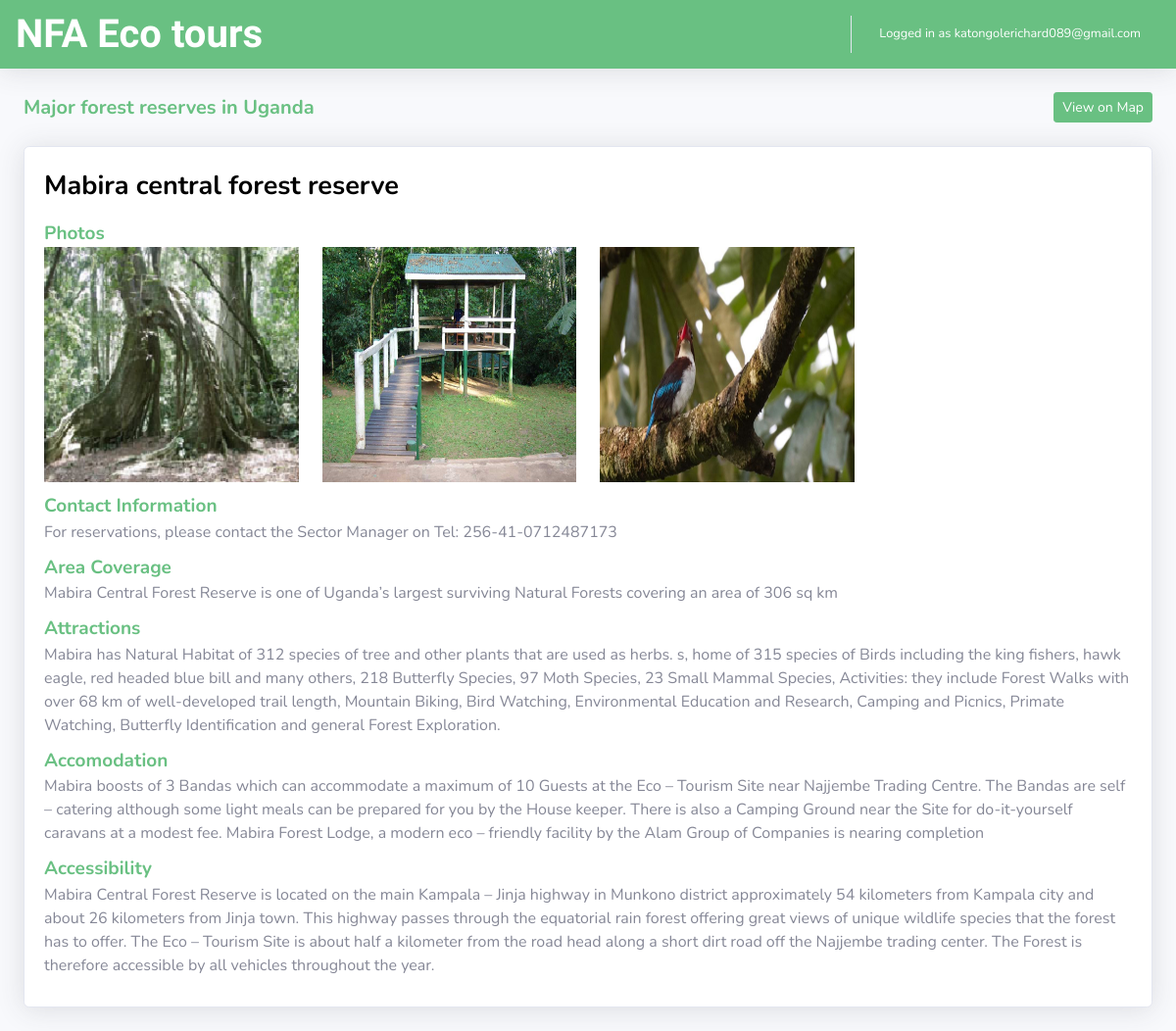
The app's page /gis/reserveDetailed/1/ (signed in) with its own data.
### accounts/models.py (models this page shows, shortened)
class customUser(AbstractBaseUser):
    email = models.EmailField(max_length=50, unique=True)
    date_joined = models.DateTimeField(verbose_name= 'date joined', auto_now_add= True)
    firstName = models.CharField(verbose_name= 'first name', max_length=50, default= '')
    lastName = models.CharField(verbose_name= 'last name', max_length=50 , default= '')
    is_verified = models.BooleanField(default= False)
    is_admin = models.BooleanField(default= False)
    is_active = models.BooleanField(default= True)
    is_staff = models.BooleanField(default= False)
    is_superuser = models.BooleanField(default= False)
    USERNAME_FIELD = 'email'
    REQUIRED_FIELDS = []
    objects = MyAccountManager()

### gis/models.py (models this page shows, shortened)
class forestsDetailed(models.Model):
    name= models.CharField(max_length= 200, blank=False)
    contactInfo= models.TextField(blank=True)
    areaCoverage= models.TextField(blank=True)
    attractions= models.TextField(blank=True)
    accomodation= models.TextField(blank=True)
    accessibility= models.TextField(blank=True)
    activities= models.TextField(blank=True)

### gis/views.py (the view)
# urls.py: re_path(r'^reserveDetailed/(?P<id>[0-9]+)/$', views.reserveDetailed, name='reserveDetailed' ),
@login_required(login_url= '/gis/login/')
def reserveDetailed(request, id):
    email = request.session.get('email')
    getId = customUser.objects.get(email=email).id
    getReserve = forestsDetailed.objects.get(id = id)
    getPhotos = forestsImages.objects.filter(forest= getReserve)
    photos = []
    for img in getPhotos:
        photos.append(img.image.url)
    context ={
        'id': getId,
        'email': email,
        'reserve': getReserve,
        'photos': photos
    }
    return render(request, 'gis/reserveDetailed.html', context)

### gis/templates/gis/reserveDetailed.html (shortened to what this page needs)
<!DOCTYPE html>
<html lang="en">
<head>
  {% load static %}
  <link href="{% static 'gis/vendor/fontawesome-free/css/all.min.css' %}" rel="stylesheet" />
  <link rel="stylesheet" href="https://cdnjs.cloudflare.com/ajax/libs/font-awesome/4.7.0/css/font-awesome.min.css">
  <link rel="stylesheet" href="https://maxcdn.bootstrapcdn.com/bootstrap/4.0.0/css/bootstrap.min.css">
  <link rel="stylesheet" href="https://pro.fontawesome.com/releases/v5.10.0/css/all.css"/>
  <link href="{% static 'gis/css/sb-admin-2.min.css' %}" rel="stylesheet" />
  <link href="{% static 'gis/detail.css' %}" rel="stylesheet" />
  <link href="{% static 'gis/extraCss.css' %}" rel="stylesheet" />
</head>
<body id="page-top">
  <div id="wrapper">
    <div id="content-wrapper" class="d-flex flex-column">
      <div id="content">
        <nav class="navbar navbar-expand navbar-light bg-white topbar mb-4 static-top shadow customColorHead">
          <h1 class="m-0 font-weight-bold text-primary customColorTitle" style="font-family:Lobster ;">NFA Eco tours</h1>
          <ul class="navbar-nav ml-auto">
            <li class="nav-item dropdown no-arrow">
              <a class="nav-link dropdown-toggle" href="#" id="userDropdown" role="button" data-toggle="dropdown" aria-haspopup="true" aria-expanded="false">
                <span class="mr-2 d-none d-lg-inline text-gray-600 small customColorLogged">Logged in as {{email}}</span>
              </a>
            </li>
          </ul>
        </nav>
        <div class="container-fluid">
          <div class="d-sm-flex align-items-center justify-content-between mb-4">
            <h1 class="h3 mb-0 text-gray-800 customColorTourist" style="font-size: 20px;">Major forest reserves in Uganda</h1>
            <a href="{% url 'gis:touristAttractions' %}"><button type="button" class="btn btn-primary btn-sm greenBtn">View on Map</button></a>
          </div>
          <div class="row">
            <div class="col-xl-12 col-lg-12">
              <div class="card shadow mb-4">
                <div class="card-body" id="forestsMain">
                    <div class="row">
                        <div class="col-xl-12 col-lg-12 reserveName">
                            {{reserve.name}}
                        </div>
                    </div>
                    {% if photos %}
                    <div class="row reserveRow">
                        <div class="col-xl-12 col-lg-12">
                            <div class="row">
                                <div class="col-lg-12">
                                    <span class="headAttr">Photos</span><br>
                                </div>
                            </div>
                            <div class="row">
                                {% for img in photos %}
                                    <div class="col-lg-3">
                                    <img id="imgPlace" src="{{img}}" alt="">
                                    </div>
                                {% endfor %}
                            </div>
                        </div>
                    </div>
                    {% endif %}
                    {% if reserve.contactInfo %}
                    <div class="row reserveRow">
                        <div class="col-xl-12 col-lg-12">
                        <span class="headAttr"> Contact Information</span><br>
                            {{reserve.contactInfo}}
                        </div>
                    </div>
                    {% endif %}
                    {% if reserve.areaCoverage %}
                    <div class="row reserveRow">
                        <div class="col-xl-12 col-lg-12">
                        <span class="headAttr"> Area Coverage</span><br>
                            {{reserve.areaCoverage}}
                        </div>
                    </div>
                    {% endif %}
                    {% if reserve.attractions %}
                    <div class="row reserveRow">
                        <div class="col-xl-12 col-lg-12">
                        <span class="headAttr"> Attractions</span><br>
                            {{reserve.attractions}}
                        </div>
                    </div>
                    {% endif %}
                    {% if reserve.accomodation %}
                    <div class="row reserveRow">
                        <div class="col-xl-12 col-lg-12">
                        <span class="headAttr">Accomodation</span><br>
                            {{reserve.accomodation}}
                        </div>
                    </div>
                    {% endif %}
                    {% if reserve.accessibility %}
                    <div class="row reserveRow">
                        <div class="col-xl-12 col-lg-12">
                        <span class="headAttr">Accessibility</span><br>
                            {{reserve.accessibility}}
                        </div>
                    </div>
                    {% endif %}
                </div>
              </div>
            </div>
          </div>
</body>
</html>

### gis/static/gis/detail.css (style rules this page uses)
.reserveName { font-size: 27px; color: black; font-weight: bold; margin-bottom: 13px; }
.headAttr { color: #69c082; font-weight: bold; font-size: 19px; }
.reserveRow { margin-bottom: 10px; }
#imgPlace { max-width: 100%; height: 30vh; }
.greenBtn { background-color: #69c082; border-color: #69c082; }

### gis/static/gis/extraCss.css (style rules this page uses)
.customColorHead { background-color: #69c082!important; }
.customColorTitle { color: white!important; }
.customColorLogged { color: white!important; }
.customColorTourist { color:#69c082!important; font-weight: bold; }

### records on screen
customUser: email "katongolerichard089@gmail.com"
forestsDetailed: name "Mabira central forest reserve", contactInfo "For reservations, please contact the Sector Manager on Tel: 256-41-0712487173", areaCoverage "Mabira Central Forest Reserve is one of Uganda’s largest surviving Natural Forests covering an area of 306 sq km", attractions "Mabira has Natural Habitat of 312 species of tree and other plants that are used as herbs. s, home of 315 species of Birds including the king fishers, hawk eagle, red headed blue bill and many others, 218 Butterfly Species, 97 Moth Species, 23 Small Mammal Species, Activities: they include Forest Walks with over 68 km of well-developed trail length, Mountain Biking, Bird Watching, Environmental Education and Research, Camping and Picnics, Primate Watching, Butterfly Identification and general Forest Exploration.", accomodation "Mabira boosts of 3 Bandas which can accommodate a maximum of 10 Guests at the Eco – Tourism Site near Najjembe Trading Centre. The Bandas are self – catering although some light meals can be prepared for you by the House keeper. There is also a Camping Ground near the Site for do-it-yourself caravans at a modest fee. Mabira Forest Lodge, a modern eco – friendly facility by the Alam Group of Companies is nearing completion", accessibility "Mabira Central Forest Reserve is located on the main Kampala – Jinja highway in Munkono district approximately 54 kilometers from Kampala city and about 26 kilometers from Jinja town. This highway passes through the equatorial rain forest offering great views of unique wildlife species that the forest has to offer. The Eco – Tourism Site is about half a kilometer from the road head along a short dirt road off the Najjembe trading center. The Forest is therefore accessible by all vehicles throughout the year."
